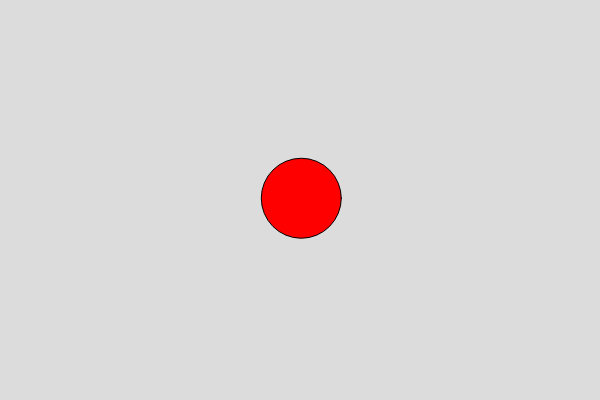
Frame 1 (no input)
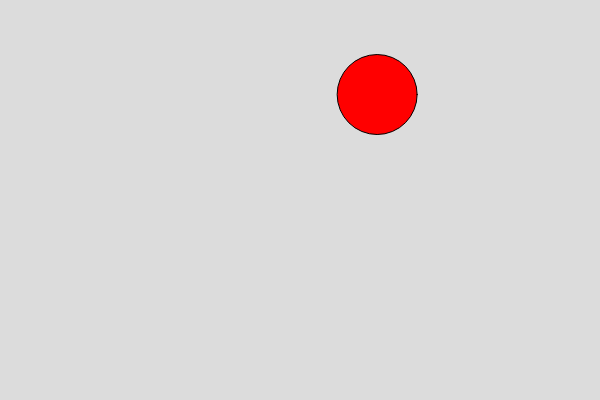
Frame 60 (no input)
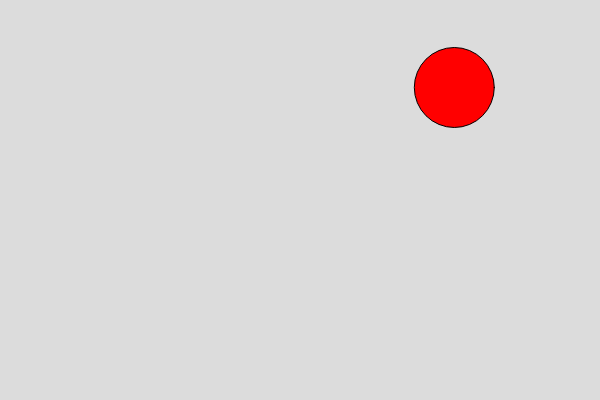
Frame 120 (the mouse pressed at the canvas centre since frame 60)

The p5.js sketch that drew these frames (run headless with seeded random() and noise() and a simulated clock; from frame 60 on, the mouse is pressed at the canvas centre):

// p5.js sketch
// ── sketch.js
let myCircle

function setup() { 
    createCanvas(600, 400);
    myCircle = new Circle()
}

function draw() {
    background(220);

    myCircle.move()
    myCircle.display()
}
// ── circle.js
class Circle {
    constructor(){
      this.x = width*0.5
      this.y = height*0.5
      this.velX = random(-3, 3)
      this.velY = random(-3, 3)
      this.radius = 40
      this.clr = color(255, 0, 0)
    }
    display(){
        fill(this.clr)
        circle(this.x, this.y, this.radius*2)

    }
    move(){
        if(this.x + this.radius >= width || this.x - this.radius <= 0){
            this.velX *= -1
        }
        if(this.y + this.radiu >= height || this.y - this.radius <= 0){
            this.velY *= -1;
        }
        this.x = this.x + this.velX
        this.y = this.y + this.velY
    }
}
